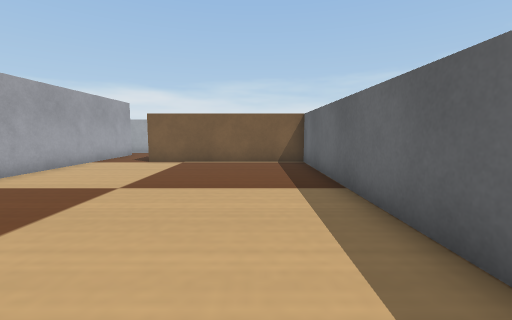
[1] (above)

16 first-person views from a walk through a robot-simulator world made for Webots. The camera is 0.06 m above the floor, tilts 6° down and sees 90° across. The floor is counted in squares, 0.05 m on a side. Each view is taken from the middle of a square. On the plan, view 1 faces up. The plan holds only what a view shows up to about 12 squares ahead; the rest is blank. Robots are left out. Webots' stock objects and surfaces are drawn as simple stand-ins.

[2]
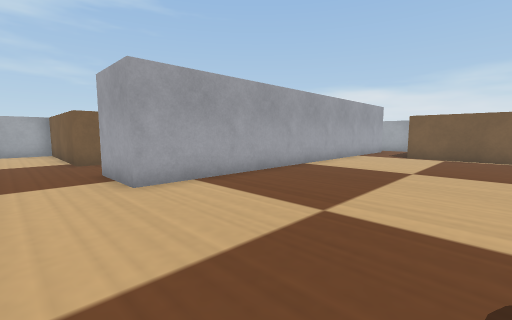

[3]
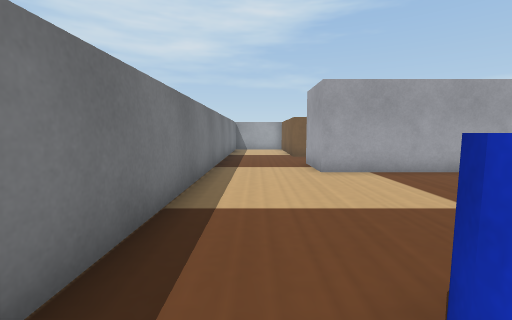

[4]
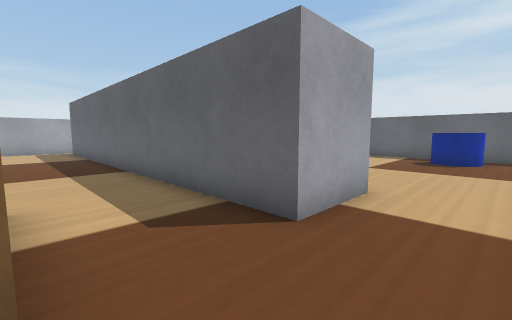

[5]
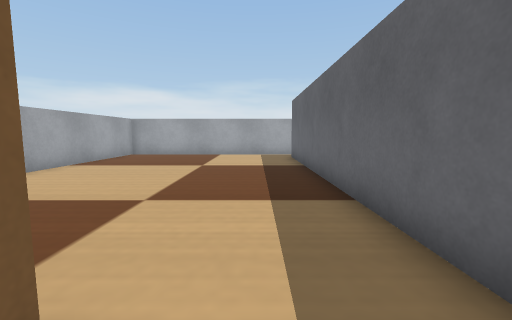

[6]
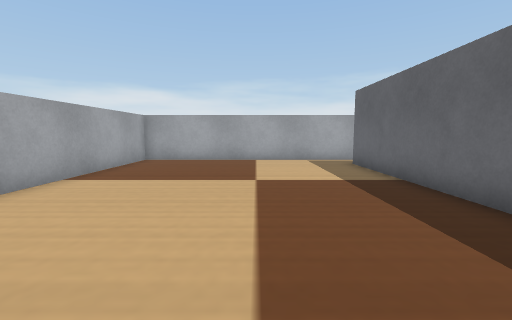

[7]
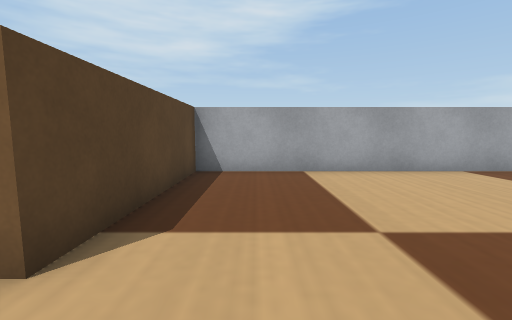

[8]
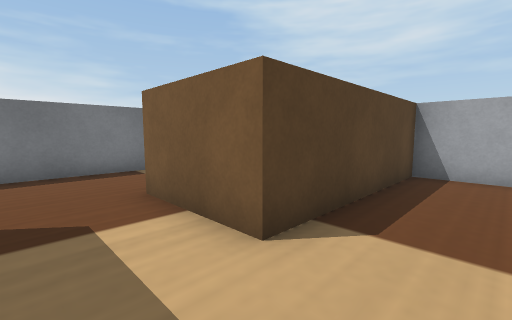

[9]
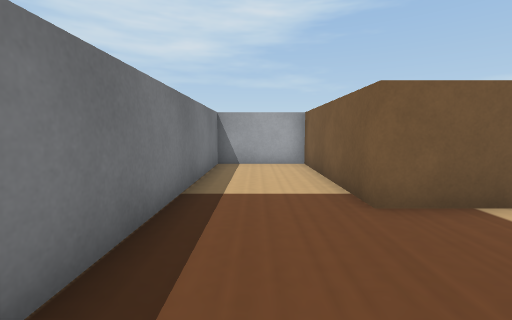

[10]
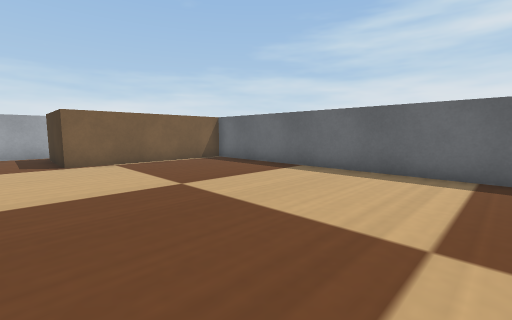

[11]
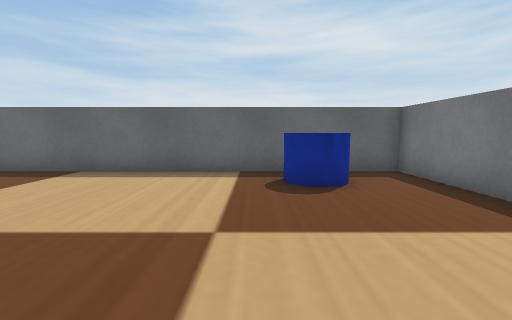

[12]
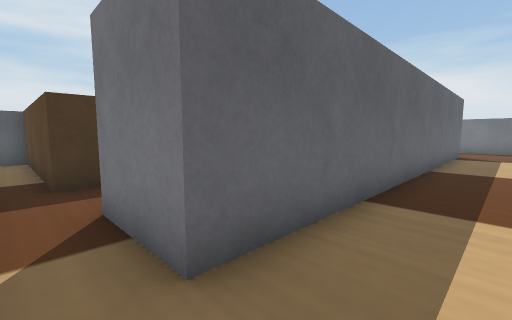

[13]
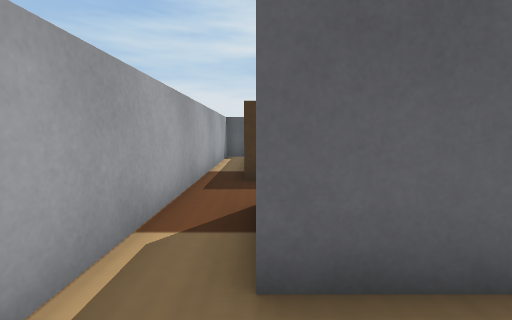

[14]
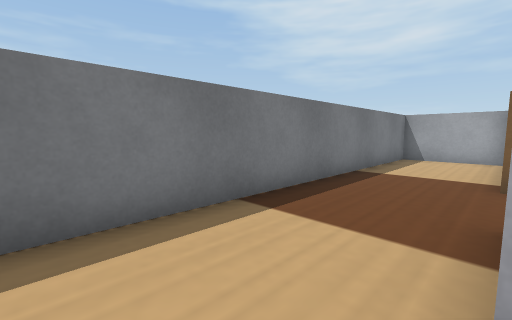

[15]
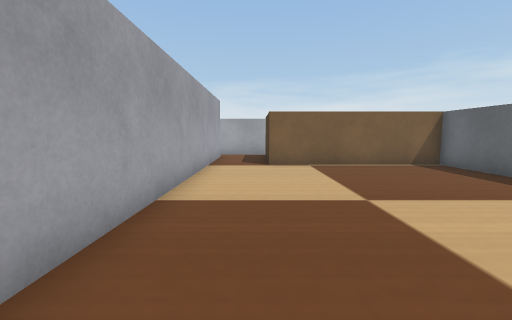

[16]
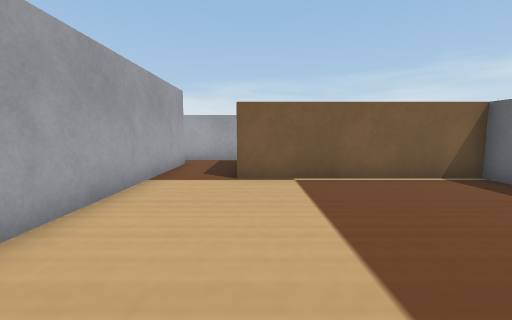

### Floor plan
Key: @ floor where view 1 was taken; # wall or solid block; . floor; B brown box; C blue cylinder.
Columns run from 18 left of view 1 to 2 right of it. Each row starts with its distance up from view 1.
 16 #####################
 15 #...................#
 14 #........###..BBBBBBB
 13 #........###..B
 12 #........###..B
 11 #........###..BBBBBBB
 10 #........###........#
  9 #........###........#
  8 #........###........#
  7 #........###........#
  6 #........###........#
  5 #........###........#
  4 #........###........#
  3 #........###........#
  2 #BBBBBB..###........#
  1       B..###........#
  0       B..###......@.#
 -1 #BBBBBB..###......CC#
 -2 #.................CC#
 -3 #...................#
 -4 #...................#
 -5 #####################

Where each view was taken, in squares from view 1:
view 1: 0 up, 0 right, facing up
view 2: 3 down, 1 left, facing up-left
view 3: 3 down, 1 right, facing left
view 4: 3 down, 12 left, facing up-right
view 5: 1 up, 11 left, facing up
view 6: 4 up, 13 left, facing up
view 7: 4 up, 10 left, facing left
view 8: 4 up, 10 left, facing down-left
view 9: 3 down, 8 left, facing left
view 10: 0 up, 6 left, facing up-right
view 11: 0 up, 6 left, facing right
view 12: 15 up, 11 left, facing down-right
view 13: 14 up, 11 left, facing right
view 14: 1 down, 5 left, facing down-left
view 15: 1 up, 5 left, facing up
view 16: 4 up, 4 left, facing up
